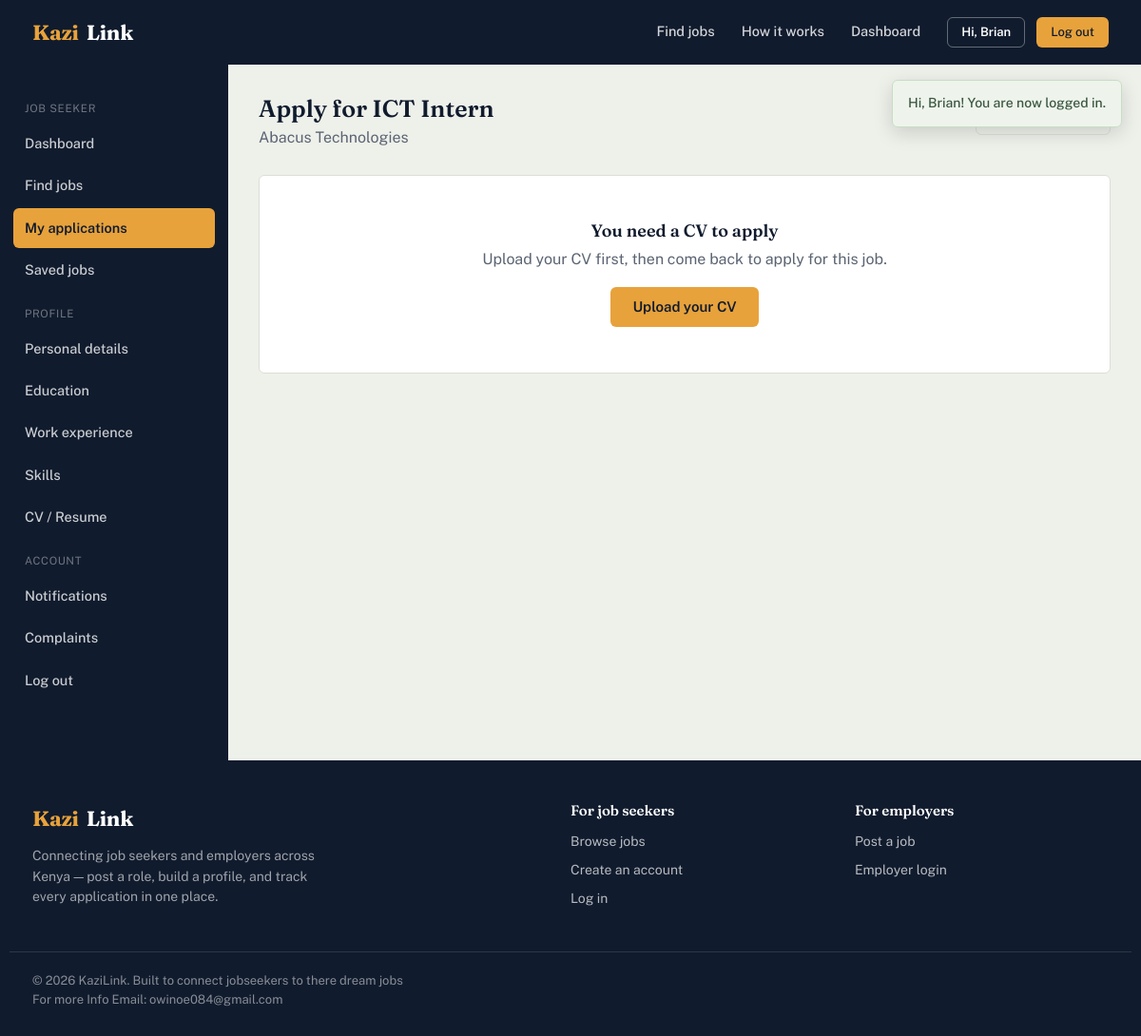
/seeker/apply.php?job_id=1 (signed in), run on the app's committed database.
### tables this page shows
CREATE TABLE users (
    user_id     INT AUTO_INCREMENT PRIMARY KEY,
    full_name   VARCHAR(100) NOT NULL,
    email       VARCHAR(100) NOT NULL UNIQUE,
    phone       VARCHAR(20),
    password    VARCHAR(255) NOT NULL,
    role        ENUM('job_seeker','employer','admin') NOT NULL,
    status      ENUM('active','suspended') NOT NULL DEFAULT 'active',
    created_at  TIMESTAMP DEFAULT CURRENT_TIMESTAMP
);

CREATE TABLE jobs (
    job_id           INT AUTO_INCREMENT PRIMARY KEY,
    employer_id      INT NOT NULL,
    category_id      INT,
    title            VARCHAR(150) NOT NULL,
    description      TEXT NOT NULL,
    requirements     TEXT,
    location         VARCHAR(100),
    job_type         VARCHAR(50),         
    experience_level VARCHAR(50),         
    salary           DECIMAL(10,2),
    deadline         DATE,
    status           VARCHAR(30) NOT NULL DEFAULT 'pending',
    created_at       TIMESTAMP DEFAULT CURRENT_TIMESTAMP,
    FOREIGN KEY (employer_id) REFERENCES employers(employer_id) ON DELETE CASCADE,
    FOREIGN KEY (category_id) REFERENCES job_categories(category_id) ON DELETE SET NULL
);

CREATE TABLE employers (
    employer_id     INT AUTO_INCREMENT PRIMARY KEY,
    user_id         INT NOT NULL UNIQUE,
    company_name    VARCHAR(150) NOT NULL,
    company_email   VARCHAR(100),
    company_phone   VARCHAR(20),
    location        VARCHAR(100),
    description     TEXT,
    website         VARCHAR(255),
    logo            VARCHAR(255),
    FOREIGN KEY (user_id) REFERENCES users(user_id) ON DELETE CASCADE
);

### includes/functions.php (called while the page is built, shortened)
<?php
function e(?string $value): string
{
    return htmlspecialchars($value ?? '', ENT_QUOTES, 'UTF-8');
}
function get_flashes(): array
{
    $flashes = $_SESSION['flash'] ?? [];
    return $flashes;
}

### includes/auth.php (called while the page is built, shortened)
<?php
function current_user_id(): ?int
{
    return $_SESSION['user_id'] ?? null;
}
function current_user(): ?array
{
    $db = getDB();
    $stmt = $db->prepare('SELECT * FROM users WHERE user_id = ?');
    $stmt->execute([current_user_id()]);
    $cached = $stmt->fetch() ?: null;
    return $cached;
}

### seeker/apply.php (the view, shortened to what this page needs)
<?php
$db = getDB();
$seekerId = current_seeker_id();
$jobId = (int) ($_GET['job_id'] ?? $_POST['job_id'] ?? 0);
$jobStmt = $db->prepare("
    SELECT j.*, e.company_name, e.user_id AS employer_user_id
    FROM jobs j JOIN employers e ON e.employer_id = j.employer_id
    WHERE j.job_id = ? AND j.status = 'active'
");
$jobStmt->execute([$jobId]);
$job = $jobStmt->fetch();
$resumeStmt = $db->prepare('SELECT * FROM resumes WHERE seeker_id = ? ORDER BY is_default DESC, uploaded_at DESC');
$resumeStmt->execute([$seekerId]);
$resumes = $resumeStmt->fetchAll();
$base = '../';
include __DIR__ . '/../includes/header.php';
?>
<div class="dash-shell">
  <?php include __DIR__ . '/../includes/sidebar-seeker.php'; ?>
  <main class="dash-main">
    <div class="dash-header">
      <div>
        <h1>Apply for <?= e($job['title']) ?></h1>
        <p><?= e($job['company_name']) ?></p>
      </div>
      <a href="../job-details.php?id=<?= $jobId ?>" class="btn btn-outline">&larr; Back to job</a>
    </div>
    <?php if (!$resumes): ?>
      <div class="card"><div class="card-body empty-state">
        <h3>You need a CV to apply</h3>
        <p>Upload your CV first, then come back to apply for this job.</p>
        <a href="resume.php" class="btn btn-primary">Upload your CV</a>
      </div></div>
    <?php endif; ?>
  </main>
</div>
<?php include __DIR__ . '/../includes/footer.php'; ?>

### includes/header.php (shortened to what this page needs)
<?php
$base = $base ?? '';
$user = current_user();
?>
<!DOCTYPE html>
<html lang="en">
<head>
<link rel="stylesheet" href="<?= e($base) ?>assets/css/style.css">
</head>
<body>
<?php $flashes = get_flashes(); if ($flashes): ?>
<div class="flash-stack">
  <?php foreach ($flashes as $f): ?>
    <div class="flash flash-<?= e($f['type']) ?>"><?= e($f['message']) ?></div>
  <?php endforeach; ?>
</div>
<?php endif; ?>
<header class="site-header">
  <div class="container">
    <a href="<?= e($base) ?>index.php" class="brand"><span class="brand-mark">Kazi</span>Link</a>
    <nav class="main-nav">
      <a href="<?= e($base) ?>jobs.php">Find jobs</a>
      <a href="<?= e($base) ?>index.php#how-it-works">How it works</a>
      <?php if ($user): ?>
        <?php if ($user['role'] === 'job_seeker'): ?>
          <a href="<?= e($base === '' ? 'seeker/' : '') ?>dashboard.php">Dashboard</a>
        <?php elseif ($user['role'] === 'employer'): ?>
          <a href="<?= e($base === '' ? 'employer/' : '') ?>dashboard.php">Dashboard</a>
        <?php elseif ($user['role'] === 'admin'): ?>
          <a href="<?= e($base === '' ? 'admin/' : '') ?>dashboard.php">Dashboard</a>
        <?php endif; ?>
        <div class="nav-actions">
          <span class="btn btn-outline-light btn-sm" style="pointer-events:none;">Hi, <?= e(explode(' ', $user['full_name'])[0]) ?></span>
          <a href="<?= e($base) ?>logout.php" class="btn btn-primary btn-sm">Log out</a>
        </div>
      <?php endif; ?>
    </nav>
  </div>
</header>

### assets/css/style.css (style rules this page uses)
:root { --ink: #101B2D; --ink-soft: #1B2940; --marigold: #E8A23B; --marigold-dark: #C9832450; --savanna: #4F6F52; --savanna-deep: #3C5740; --clay: #B5533C; --stone: #EEF0EA; --stone-deep: #E3E6DC; --paper: #FFFFFF; --text: #1B2130; --text-muted: #5B6472; --border: #DCDFD5; --radius: 6px; --shadow-sm: 0 1px 2px rgba(16, 27, 45, 0.06); --font-display: 'Fraunces', Georgia, serif; --font-body: 'Public Sans', -apple-system, BlinkMacSystemFont, 'Segoe UI', sans-serif; }
* { box-sizing: border-box; }
html { scroll-behavior: smooth; }
body { margin: 0; font-family: var(--font-body); color: var(--text); background: var(--stone); line-height: 1.55; -webkit-font-smoothing: antialiased; }
a { color: inherit; text-decoration: none; }
h1, h2, h3, h4 { font-family: var(--font-display); font-weight: 600; line-height: 1.15; margin: 0 0 0.5em; color: var(--ink); }
p { margin: 0 0 1em; }
.container { max-width: 1180px; margin: 0 auto; padding: 0 24px; }
.btn { display: inline-flex; align-items: center; justify-content: center; gap: 8px; padding: 11px 22px; border-radius: var(--radius); border: 1px solid transparent; font-family: var(--font-body); font-size: 15px; font-weight: 600; cursor: pointer; transition: transform 0.08s ease, background 0.15s ease, border-color 0.15s ease; line-height: 1.2; }
.btn-primary { background: var(--marigold); color: var(--ink); }
.btn-outline { background: transparent; border-color: var(--border); color: var(--text); }
.btn-outline-light { background: transparent; border-color: rgba(255,255,255,0.35); color: #fff; }
.btn-sm { padding: 7px 14px; font-size: 13px; }
.site-header { background: var(--ink); color: #fff; position: sticky; top: 0; z-index: 40; }
.site-header .container { display: flex; align-items: center; justify-content: space-between; height: 68px; }
.brand { font-family: var(--font-display); font-size: 22px; font-weight: 700; color: #fff; display: flex; align-items: center; gap: 8px; letter-spacing: -0.01em; }
.brand-mark { color: var(--marigold); }
.main-nav { display: flex; align-items: center; gap: 28px; }
.main-nav a { font-size: 14.5px; font-weight: 500; color: rgba(255,255,255,0.82); padding: 6px 0; border-bottom: 2px solid transparent; }
.main-nav a.btn { padding: 7px 14px; font-size: 13px; border-bottom: 1px solid transparent; }
.main-nav a.btn-primary, .main-nav a.btn-primary:hover { color: var(--ink); }
.nav-actions { display: flex; align-items: center; gap: 12px; }
.flash-stack { position: fixed; top: 84px; right: 20px; z-index: 100; display: flex; flex-direction: column; gap: 10px; max-width: 360px; }
.flash { padding: 13px 16px; border-radius: var(--radius); font-size: 14px; font-weight: 500; box-shadow: 0 6px 20px rgba(0,0,0,0.15); animation: flashIn 0.2s ease; }
.flash-success { background: #eef4ec; color: var(--savanna-deep); border: 1px solid #c9dcc5; }
.dash-shell { display: flex; min-height: calc(100vh - 68px); }
.dash-main { flex: 1; padding: 32px; min-width: 0; }
.dash-header { display: flex; justify-content: space-between; align-items: flex-start; margin-bottom: 26px; flex-wrap: wrap; gap: 12px; }
.dash-header h1 { font-size: 25px; margin-bottom: 4px; }
.dash-header p { color: var(--text-muted); margin: 0; }
.card { background: #fff; border: 1px solid var(--border); border-radius: var(--radius); }
.card-body { padding: 22px; }
.empty-state { text-align: center; padding: 48px 20px; color: var(--text-muted); }
.empty-state h3 { color: var(--ink); font-size: 18px; margin-bottom: 8px; }

### data on the page
users: full_name "Brian"
jobs: title "ICT Intern", employer.company_name "Abacus Technologies"

### other printed values
$f['message'] "Hi, Brian! You are now logged in."
